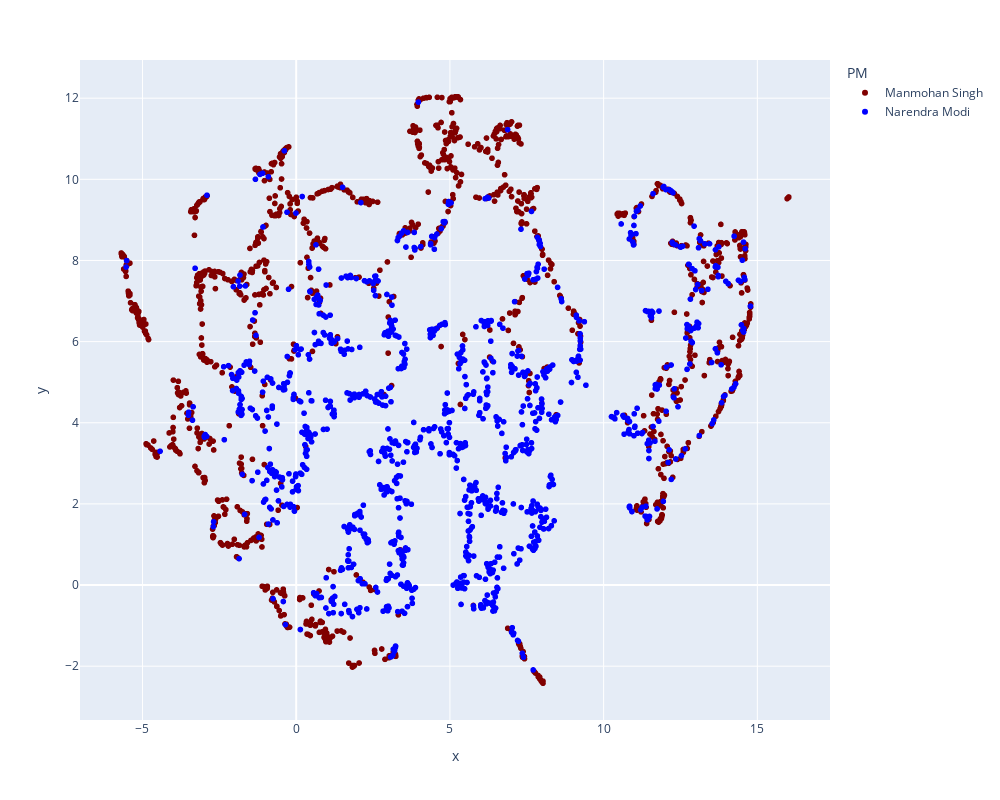

Source (notebook cell):
### Markdown cell above
## Plot the UMAP Model

### Code cell
import plotly.express as px
import plotly.offline as offline


# Set the 'z' column values to 1 for rows up to index 1351
df_umap_2.loc[:1351, 'PM'] = 'Manmohan Singh'

# Set the 'z' column values to 2 for rows starting from index 1351
df_umap_2.loc[1351:, 'PM'] = 'Narendra Modi'

fig = px.scatter(
    df_umap_2,  # DataFrame containing the data
    x='x',          # Column name for the x-axis values
    y='y',          # Column name for the y-axis values
    color='PM',     # Column name for assigning colors based on cluster
    size_max=10,
    color_discrete_sequence = ['maroon', 'blue']          
)

# Customize the layout of the figure
fig.update_layout(
    height=800,  # Set the height of the figure
    width=1000   # Set the width of the figure
)

# Display the plot
fig.show()

# Generate HTML file with the plot
offline.plot(fig, filename='MS_NM_2D.html')

### Figure 1 — Plotly figure (JSON) as saved in the notebook; plotly's stock layout.template omitted (floating-point values rounded to 4 significant figures; data arrays with more than 128 entries replaced by an {"elided": "..."} marker saying what was removed)
{"data": [{"hovertemplate": "PM=Manmohan Singh<br>x=%{x}<br>y=%{y}<extra></extra>", "legendgroup": "Manmohan Singh", "marker": {"color": "maroon", "symbol": "circle"}, "mode": "markers", "name": "Manmohan Singh", "showlegend": true, "type": "scattergl", "x": {"elided": "1351 float values"}, "xaxis": "x", "y": {"elided": "1351 float values"}, "yaxis": "y"}, {"hovertemplate": "PM=Narendra Modi<br>x=%{x}<br>y=%{y}<extra></extra>", "legendgroup": "Narendra Modi", "marker": {"color": "blue", "symbol": "circle"}, "mode": "markers", "name": "Narendra Modi", "showlegend": true, "type": "scattergl", "x": {"elided": "1182 float values"}, "xaxis": "x", "y": {"elided": "1182 float values"}, "yaxis": "y"}], "layout": {"height": 800, "legend": {"title": {"text": "PM"}, "tracegroupgap": 0}, "margin": {"t": 60}, "width": 1000, "xaxis": {"anchor": "y", "domain": [0, 1], "title": {"text": "x"}}, "yaxis": {"anchor": "x", "domain": [0, 1], "title": {"text": "y"}}}}
